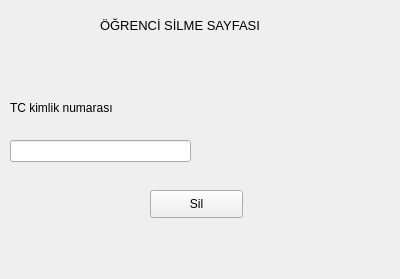
<?xml version="1.0" encoding="UTF-8"?>
<ui version="4.0">
 <class>Form_silme</class>
 <widget class="QWidget" name="Form_silme">
  <property name="geometry">
   <rect>
    <x>0</x>
    <y>0</y>
    <width>400</width>
    <height>279</height>
   </rect>
  </property>
  <property name="windowTitle">
   <string>Form</string>
  </property>
  <widget class="QLabel" name="label">
   <property name="geometry">
    <rect>
     <x>100</x>
     <y>10</y>
     <width>211</width>
     <height>31</height>
    </rect>
   </property>
   <property name="font">
    <font>
     <pointsize>10</pointsize>
    </font>
   </property>
   <property name="text">
    <string>ÖĞRENCİ SİLME SAYFASI</string>
   </property>
  </widget>
  <widget class="QLabel" name="label_2">
   <property name="geometry">
    <rect>
     <x>10</x>
     <y>100</y>
     <width>141</width>
     <height>16</height>
    </rect>
   </property>
   <property name="text">
    <string>TC kimlik numarası</string>
   </property>
  </widget>
  <widget class="QLineEdit" name="lineEdit_siltc">
   <property name="geometry">
    <rect>
     <x>10</x>
     <y>140</y>
     <width>181</width>
     <height>22</height>
    </rect>
   </property>
  </widget>
  <widget class="QPushButton" name="pushButton_silSil">
   <property name="geometry">
    <rect>
     <x>150</x>
     <y>190</y>
     <width>93</width>
     <height>28</height>
    </rect>
   </property>
   <property name="text">
    <string>Sil</string>
   </property>
  </widget>
  <widget class="QLabel" name="label_silUyariTc">
   <property name="geometry">
    <rect>
     <x>10</x>
     <y>120</y>
     <width>321</width>
     <height>16</height>
    </rect>
   </property>
   <property name="styleSheet">
    <string notr="true">color: rgb(255, 0, 0);</string>
   </property>
   <property name="text">
    <string/>
   </property>
  </widget>
 </widget>
 <resources/>
 <connections/>
</ui>
